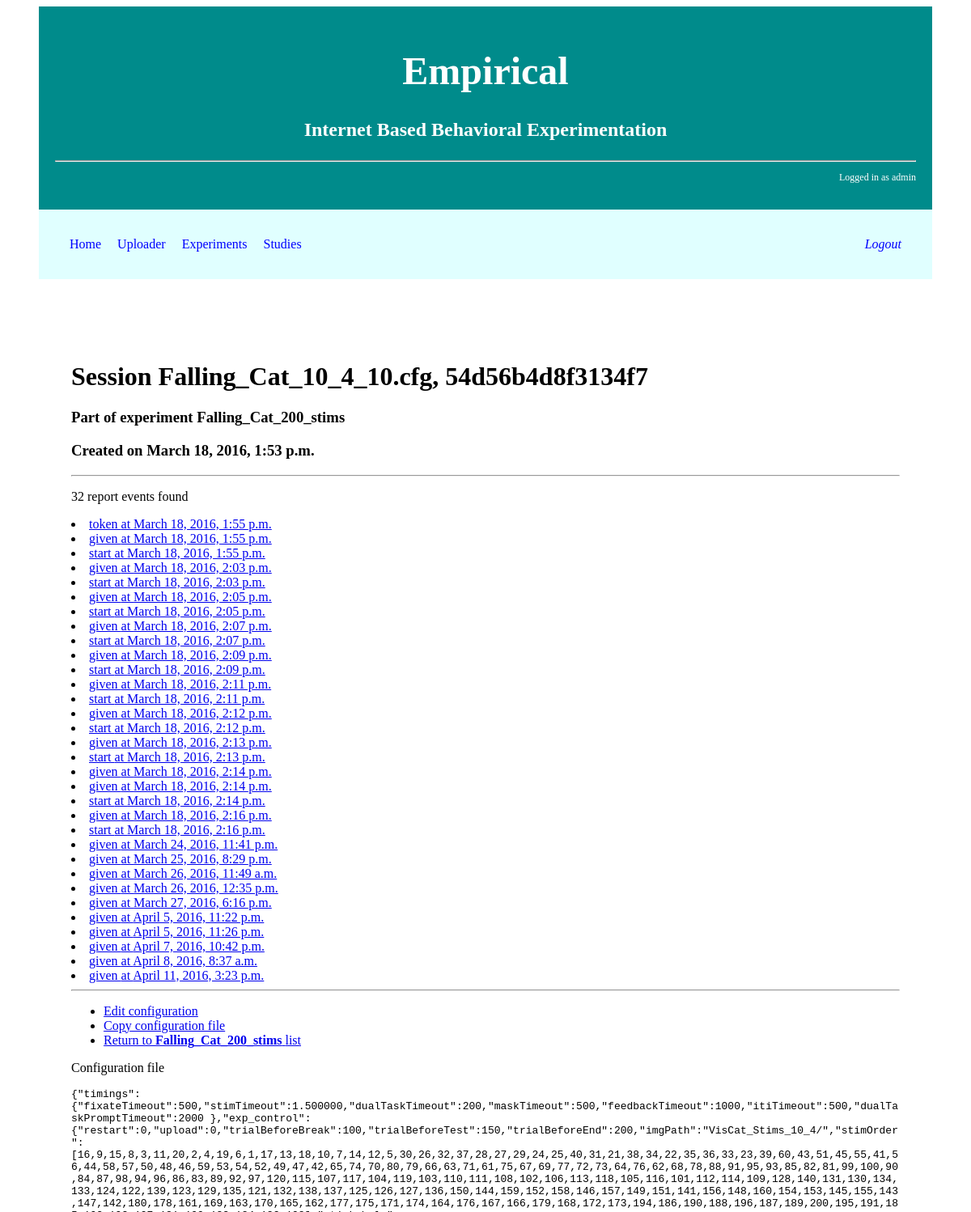
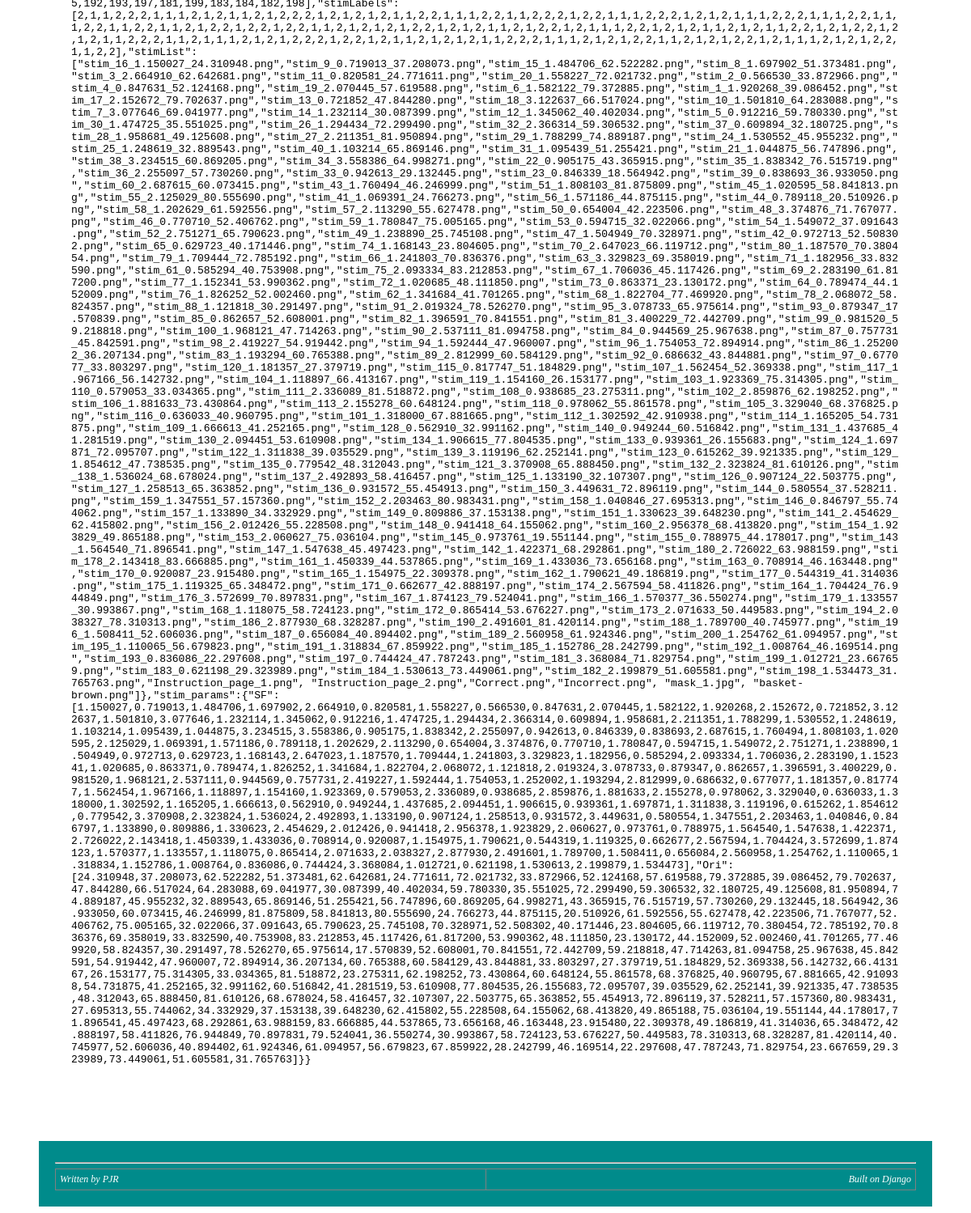
Screenshot of /exp/config/54d56b4d8f3134f7 (signed in) with the database file from the repository (2 pictures, top to bottom).
### exp/models.py (models this page shows, shortened)
class Session(models.Model):
    sessionToken=models.CharField(max_length=100)
    name=models.CharField(max_length=100)
    expName=models.CharField(max_length=100)
    configFile=models.TextField()
    creationDate=models.DateTimeField(auto_now_add=True)
    objects=SessionManager()

class Report(models.Model):
    sessionToken=models.CharField(max_length=100)
    sessionKey=models.ForeignKey('Session')
    eventType=models.CharField(max_length=100)
    uploadDate=models.DateTimeField(auto_now_add=True)
    dataLog=models.TextField()

### exp/views.py (the view)
# urls.py: url(r'^config/(?P<sessionToken>[a-z0-9]+)$', views.show_config, name='display_config'),
@login_required
def show_config(request, sessionToken):
    try:
        s = Session.objects.get(sessionToken=sessionToken)
    except:
        return render(request, 'session_not_found_error.html', {'token': sessionToken})
    data_report = Report.objects.all().filter(sessionToken=sessionToken)
    return render(request, 'display_config.html', {'session': s, 'reports':data_report})

### exp/templates/display_config.html
{% extends "base_report.html" %}
{% block content %}
    <h1>Session {{ session.name }}, {{ session.sessionToken }}</h1>
    <h3>Part of experiment {{ session.expName }}</h3>
    <h3>Created on {{ session.creationDate }}</h3>
    {% if reports|length > 0 %}
        <hr>
        <p>{{ reports|length }} report events found</p>
        {% for d in reports %}
            <li><a href="{% url 'display_data' session.sessionToken d.pk %}">{{ d.eventType }} at {{ d.uploadDate }}<a></a></li>
        {% endfor %}
        <hr>
    {% endif %}
    <ul>
    <li><a href="{% url 'edit_config' session.sessionToken %}">Edit configuration</a></li>
    <li><a href="{% url 'copy_config' session.sessionToken %}">Copy configuration file</a></li>
    <li><a href="{% url 'display_exp_info' session.sessionToken %}">Return to <b>{{ session.expName }}</b> list</a></li>
    </ul>
    <p>Configuration file</p>
    <pre>{{ session.configFile }}</pre>
{% endblock %}

### exp/templates/base_report.html (shortened to what this page needs)
<!DOCTYPE html>
<html lang="en">
<head>
    {% load staticfiles %}
    <link type="text/css" rel="stylesheet" href="{% static 'empirical.css' %}"/>
</head>
<body>
<div id="header">
    {% block header %}
        <h1 align="center"><b>Empirical</b></h1>
        <p align="center"><b>Internet Based Behavioral Experimentation</b></p>
        <hr>
        <div style="font-size:50%">
            <p align="right">Logged in as {{ user }}</p>
        </div>
    {%  endblock %}
</div>
<div id="nav">
    <ul>
    <li><a href="{% url 'home' %}">Home</a></li>
    <li><a href="{% url 'uploader_index' %}">Uploader</a></li>
    <li><a href="{% url 'exp_index' %}">Experiments</a></li>
    <li><a href="{% url 'study_index' %}">Studies</a></li>
    <li style="float:right"><em><a href="{% url 'auth_logout' %}">Logout</a></em><li/>
    </ul>
</div>
<div id="content">
    {%  block content %}
    {%  endblock %}
</div>
<div id="footer">
    {% block footer %}
    <hr>
    <table width="100%">
        <tr>
            <td align="left"><em>Written by PJR</em></td>
            <td align="right"><em>Built on Django</em></td>
        </tr>
    </table>
    {%  endblock %}
</div>
</body>
</html>

### static/empirical.css (style rules this page uses)
#header { background-color: darkblue; color: white; font-size: 150%; padding: 20px; margin: 0px 40px 0px 40px; }
#footer { background-color: darkblue; color: white; padding:20px; margin: 0px 40px; font-size: 75% }
#content { padding: 40px 40px; margin: 40px 40px; font-size: 100%; }
#nav { background-color: lightcyan; padding: 10px; margin: 0px 40px 0px 40px; float: top; }
#nav ul { height: auto; padding: 8px 20px; }
#nav li { display: inline; }
#nav a { text-decoration: none; color: #00F; padding: 8px 8px 8px 8px; }
table { max-width: 100%; table-layout: fixed; word-wrap: break-word; border: 1px solid gray; border-collapse: collapse; }
th, td { padding: 5px; border: 1px solid gray; border-collapse: collapse; min-width: 100px; }
pre { white-space: pre-wrap; word-wrap: break-word; }

### exp/templates/base_report.html (style rules this page uses)
#header { background-color: darkcyan; }
#footer { background-color: darkcyan; }

### rows the page displays
Session: name "Falling_Cat_10_4_10.cfg", sessionToken "54d56b4d8f3134f7", expName "Falling_Cat_200_stims", creationDate "March 18, 2016, 1:53 p.m.", configFile "{\"timings\":{\"fixateTimeout\":500,\"stimTimeout\":1.500000,\"dualTaskTimeout\":200,\"maskTimeout\":500,\"feedbackTimeout\":1000,\"itiTimeout\":500,\"dualTaskPromptTimeout\":2000…"
Report: eventType "token", uploadDate "March 18, 2016, 1:55 p.m."
Report: eventType "given", uploadDate "March 18, 2016, 1:55 p.m."
Report: eventType "start", uploadDate "March 18, 2016, 1:55 p.m."
Report: eventType "given", uploadDate "March 18, 2016, 2:03 p.m."
Report: eventType "start", uploadDate "March 18, 2016, 2:03 p.m."
Report: eventType "given", uploadDate "March 18, 2016, 2:05 p.m."
Report: eventType "start", uploadDate "March 18, 2016, 2:05 p.m."
Report: eventType "given", uploadDate "March 18, 2016, 2:07 p.m."
Report: eventType "start", uploadDate "March 18, 2016, 2:07 p.m."
Report: eventType "given", uploadDate "March 18, 2016, 2:09 p.m."
Report: eventType "start", uploadDate "March 18, 2016, 2:09 p.m."
Report: eventType "given", uploadDate "March 18, 2016, 2:11 p.m."
Report: eventType "start", uploadDate "March 18, 2016, 2:11 p.m."
Report: eventType "given", uploadDate "March 18, 2016, 2:12 p.m."
Report: eventType "start", uploadDate "March 18, 2016, 2:12 p.m."
Report: eventType "given", uploadDate "March 18, 2016, 2:13 p.m."
Report: eventType "start", uploadDate "March 18, 2016, 2:13 p.m."
Report: eventType "given", uploadDate "March 18, 2016, 2:14 p.m."
Report: eventType "given", uploadDate "March 18, 2016, 2:14 p.m."
Report: eventType "start", uploadDate "March 18, 2016, 2:14 p.m."
Report: eventType "given", uploadDate "March 18, 2016, 2:16 p.m."
Report: eventType "start", uploadDate "March 18, 2016, 2:16 p.m."
Report: eventType "given", uploadDate "March 24, 2016, 11:41 p.m."
Report: eventType "given", uploadDate "March 25, 2016, 8:29 p.m."
Report: eventType "given", uploadDate "March 26, 2016, 11:49 a.m."
Report: eventType "given", uploadDate "March 26, 2016, 12:35 p.m."
Report: eventType "given", uploadDate "March 27, 2016, 6:16 p.m."
Report: eventType "given", uploadDate "April 5, 2016, 11:22 p.m."
Report: eventType "given", uploadDate "April 5, 2016, 11:26 p.m."
Report: eventType "given", uploadDate "April 7, 2016, 10:42 p.m."
Report: eventType "given", uploadDate "April 8, 2016, 8:37 a.m."
Report: eventType "given", uploadDate "April 11, 2016, 3:23 p.m."

### other values shown
{{ user }} "admin"
{{ reports|length }} "32"
